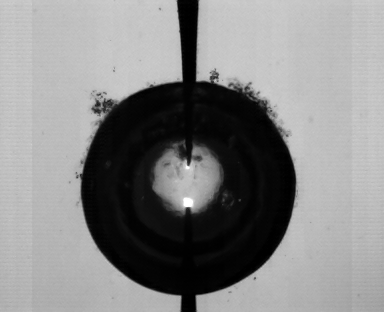
%> input picture 1_3/homework/cavBubble.png, 384 x 312 px
$ octave diameterofbubble.m   (GNU Octave 9; MATLAB toolbox functions it lacks are replaced by stand-ins)
%> lines starting %> are read from the running program, lines starting %| are printed output that depends on the picture; in (x1, y1, x2, y2) boxes, pixels count from 0 and x2, y2 are one past the last pixel; in counts of white or black regions, pixels touching at a corner belong together; the program's own positions count from 1
I = imread('cavBubble.png');
%> I is the input picture: size 312x384 uint16; min 0, max 65520, mean 34582.1
figure
imshow(I);
% exchange to two-value image
bw1 = imbinarize(I);
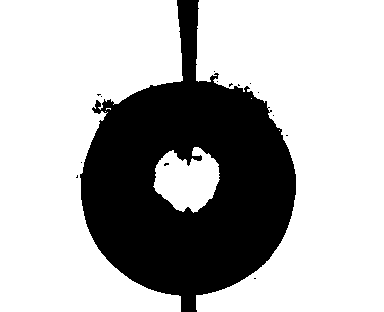
%> bw1: size 312x384 logical; 70.3% white; 15 black regions (14 under 20 px), largest, box (x1, y1, x2, y2) and area: (80, 0, 296, 312) 35562
figure
imshow(bw1);
% fill in the hole inside
bw2 = imfill(~bw1,'holes');
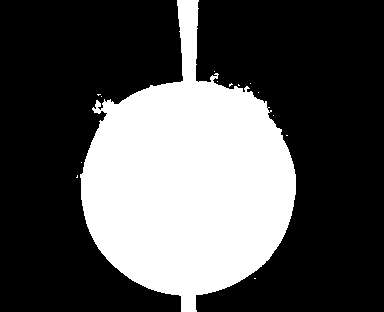
%> bw2: size 312x384 logical; 32.2% white; 14 white regions (13 under 20 px), largest, box (x1, y1, x2, y2) and area: (80, 0, 296, 312) 38564
figure
imshow(bw2)
title('Filled Image');
% dilation-get thinner
se = strel('sphere',15);
%> (the run ends here)
